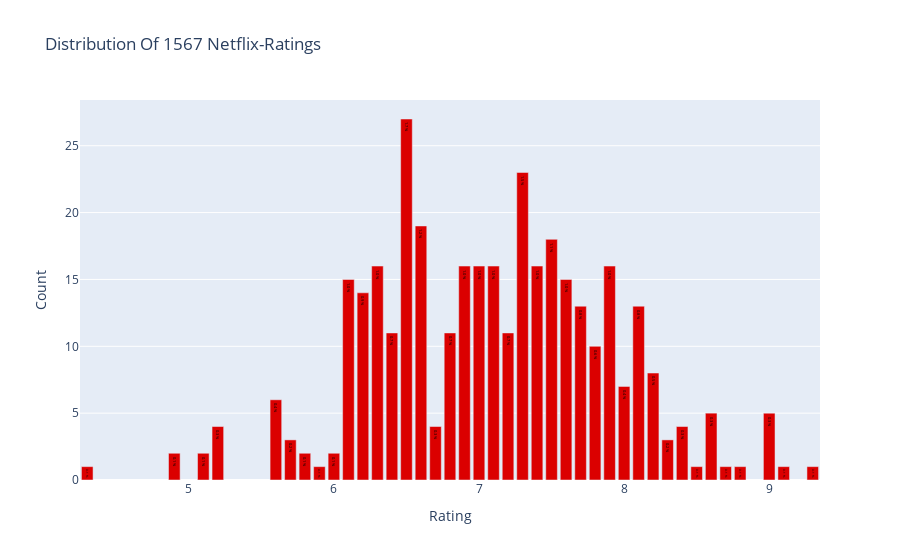

Notebook code for this chart:
### Code cell
# Get data
data = pd.Series(flattened_data).value_counts().sort_index(ascending=False)

# Create trace
trace = go.Bar(x = data.index,
               text = ['{:.1f} %'.format(val) for val in (data.values / df.shape[0] * 100)],
               textposition = 'auto',
               textfont = dict(color = '#000000'),
               y = data.values,
               marker = dict(color = '#db0000'))
# Create layout
layout = dict(title = 'Distribution Of {} Netflix-Ratings'.format(df.shape[0]),
              xaxis = dict(title = 'Rating'),
              yaxis = dict(title = 'Count'))
# Create plot
fig = go.Figure(data=[trace], layout=layout)
iplot(fig)

### Figure 1 — Plotly figure (JSON) as saved in the notebook; plotly's stock layout.template omitted (floating-point values rounded to 4 significant figures)
{"data": [{"marker": {"color": "#db0000"}, "text": ["0.1 %", "0.1 %", "0.3 %", "0.1 %", "0.1 %", "0.3 %", "0.1 %", "0.3 %", "0.2 %", "0.5 %", "0.8 %", "0.4 %", "1.0 %", "0.6 %", "0.8 %", "1.0 %", "1.1 %", "1.0 %", "1.5 %", "0.7 %", "1.0 %", "1.0 %", "1.0 %", "0.7 %", "0.3 %", "1.2 %", "1.7 %", "0.7 %", "1.0 %", "0.9 %", "1.0 %", "0.1 %", "0.1 %", "0.1 %", "0.2 %", "0.4 %", "0.3 %", "0.1 %", "0.1 %", "0.1 %"], "textfont": {"color": "#000000"}, "textposition": "auto", "type": "bar", "x": [9.3, 9.1, 9, 8.8, 8.7, 8.6, 8.5, 8.4, 8.3, 8.2, 8.1, 8, 7.9, 7.8, 7.7, 7.6, 7.5, 7.4, 7.3, 7.2, 7.1, 7, 6.9, 6.8, 6.7, 6.6, 6.5, 6.4, 6.3, 6.2, 6.1, 6, 5.9, 5.8, 5.7, 5.6, 5.2, 5.1, 4.9, 4.3], "y": [1, 1, 5, 1, 1, 5, 1, 4, 3, 8, 13, 7, 16, 10, 13, 15, 18, 16, 23, 11, 16, 16, 16, 11, 4, 19, 27, 11, 16, 14, 15, 2, 1, 2, 3, 6, 4, 2, 2, 1]}], "layout": {"title": {"text": "Distribution Of 1567 Netflix-Ratings"}, "xaxis": {"title": {"text": "Rating"}}, "yaxis": {"title": {"text": "Count"}}}}
